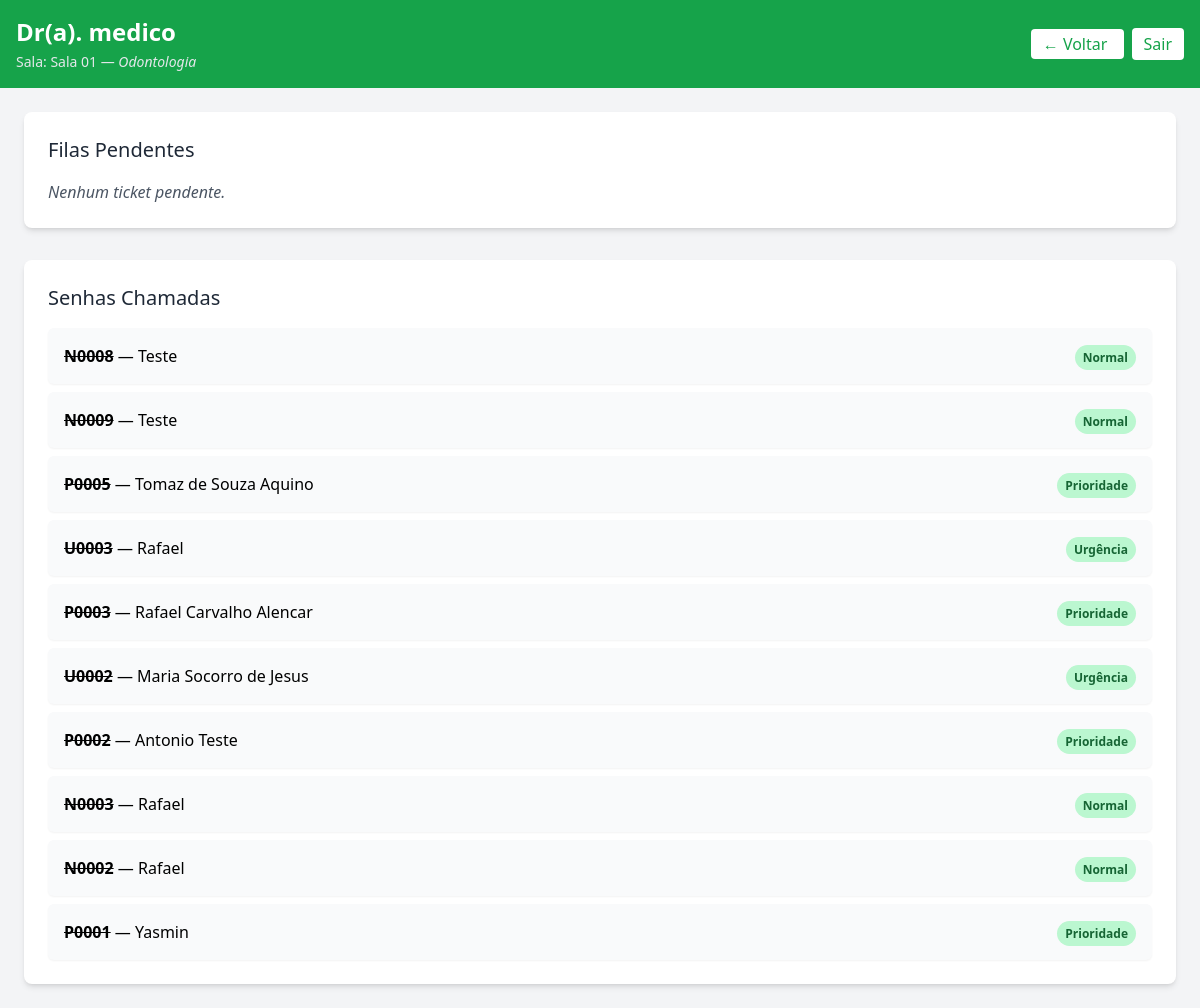
/medico/sala/1/ (signed in), run on an earlier commit of the app's database.
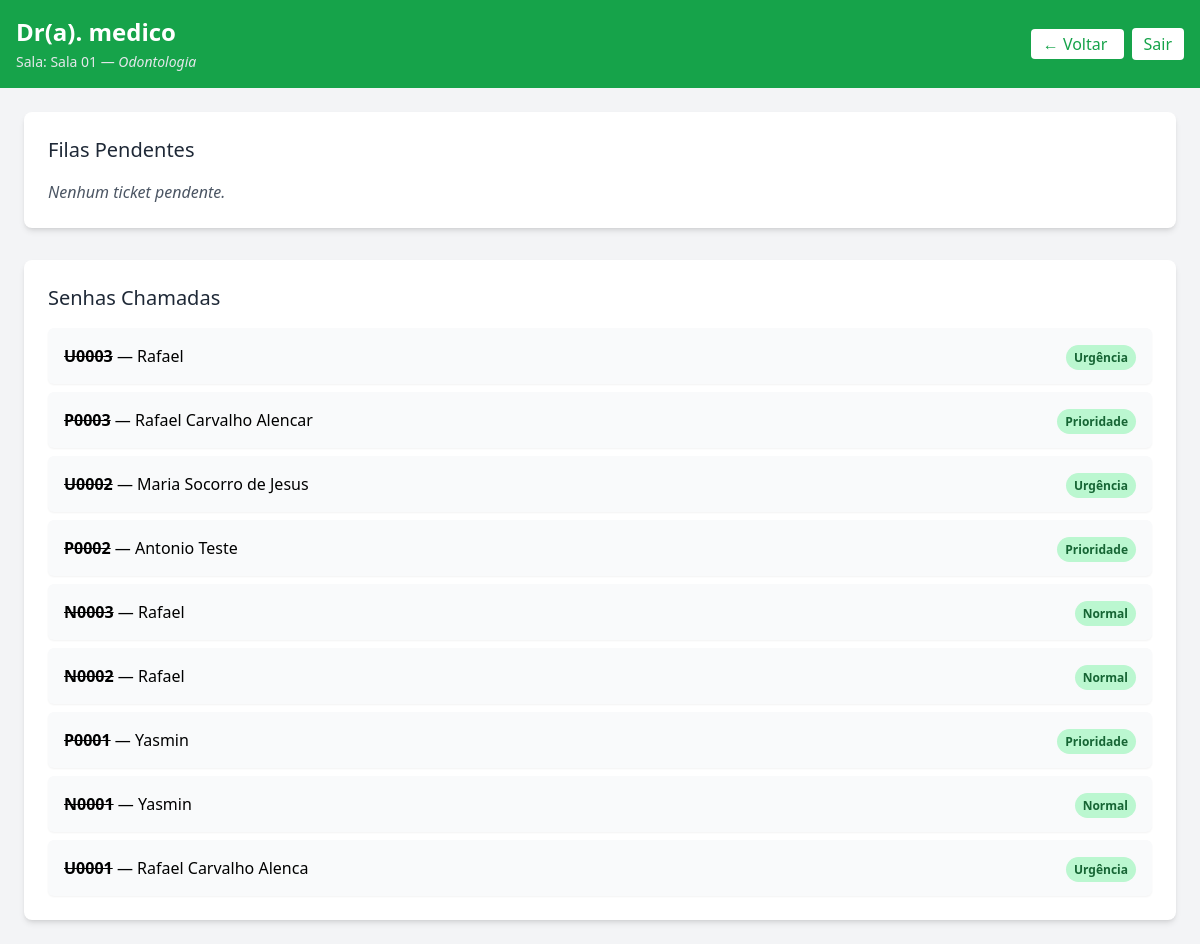
And on a later commit of the database.
### core/models.py (models this page shows, shortened)
class Ticket(models.Model):
    TICKET_TYPES = (
        ('U', 'Urgência'),
        ('P', 'Prioridade'),
        ('N', 'Normal'),
    )
    code = models.CharField(max_length=5, unique=True)
    patient_name = models.CharField(max_length=200)
    ticket_type = models.CharField(max_length=1, choices=TICKET_TYPES)
    issued_at = models.DateTimeField(default=timezone.now)
    called_at = models.DateTimeField(null=True, blank=True)
    room = models.ForeignKey(Sala, on_delete=models.CASCADE)
    is_called = models.BooleanField(default=False)
    class Meta:
        ordering = ['issued_at']

### core/decorators.py (the view)
    def wrapper(request, *args, **kwargs):
        if not request.user.is_authenticated or request.user.role != 'medico':
            raise PermissionDenied
        return view_func(request, *args, **kwargs)

### core/views.py (called while the page is built)
@medico_required
def sala_tickets(request, sala_id):
    sala = get_object_or_404(Sala, id=sala_id)
    tickets_pendentes = Ticket.objects.filter(
        room=sala,
        is_called=False
    ).order_by("issued_at")
    tickets_chamados = Ticket.objects.filter(
        room=sala,
        is_called=True
    ).order_by("-called_at")[:10]
    return render(request, 'medico/sala_tickets.html', {
        'sala': sala,
        'tickets_pendentes': tickets_pendentes,
        'tickets_chamados': tickets_chamados,
    })

### templates/medico/sala_tickets.html (shortened to what this page needs)
{% load static %}
<!DOCTYPE html>
<html class="min-h-screen bg-gray-100">
<head>
  <script src="https://cdn.tailwindcss.com"></script>
</head>
<body class="min-h-screen flex flex-col">
  <header class="bg-green-600 text-white p-4 flex justify-between items-center">
    <div>
      <h1 class="text-2xl font-semibold">Dr(a). {{ request.user.username }}</h1>
      <p class="text-gray-200 mt-1 text-sm">
        Sala: <span class="font-medium">{{ sala.name }}</span> &mdash;
        <span class="italic">{{ sala.especialidade.name }}</span>
      </p>
    </div>
    <div class="space-x-2">
      <a href="{% url 'medico_dashboard' %}"
         class="bg-white text-green-600 px-3 py-1 rounded hover:bg-gray-100 transition">
        ← Voltar
      </a>
      <form method="post" action="{% url 'logout' %}" class="inline">
        <button type="submit"
                class="bg-white text-green-600 px-3 py-1 rounded hover:bg-gray-100 transition">
          Sair
        </button>
      </form>
    </div>
  </header>
  <main class="flex-1 p-6 space-y-8">
<section class="bg-white shadow-md rounded-lg p-6">
  <h2 class="text-xl font-medium text-gray-800 mb-4">Filas Pendentes</h2>
  {% if tickets_pendentes %}
    <ul id="lista-tickets-pendentes" class="space-y-2">
      {% for t in tickets_pendentes %}
        <li id="ticket-{{ t.id }}"
            class="flex justify-between items-center bg-gray-50 p-4 rounded-md shadow-sm">
          <div>
            <span class="font-semibold">{{ t.code }}</span> &mdash; {{ t.patient_name }}
          </div>
          <div class="flex items-center space-x-2">
            <span class="px-2 py-1 text-xs font-semibold rounded-full bg-gray-200 text-gray-800">
              {{ t.get_ticket_type_display }}
            </span>
            <a href="{% url 'chamar_ticket' t.id %}"
               class="bg-red-600 text-white px-3 py-1 rounded hover:bg-red-700 transition">
              Chamar
            </a>
          </div>
        </li>
      {% endfor %}
    </ul>
  {% else %}
    <p class="text-gray-600 italic">Nenhum ticket pendente.</p>
  {% endif %}
</section>
    <section class="bg-white shadow-md rounded-lg p-6">
      <h2 class="text-xl font-medium text-gray-800 mb-4">Senhas Chamadas</h2>
      {% if tickets_chamados %}
        <ul id="lista-tickets-chamados" class="space-y-2">
          {% for t in tickets_chamados %}
            <li id="ticket-chamado-{{ t.id }}"
                class="flex justify-between items-center bg-gray-50 p-4 rounded-md shadow-sm">
              <div>
                <span class="font-semibold line-through">{{ t.code }}</span> &mdash; {{ t.patient_name }}
              </div>
              <div>
                <span class="px-2 py-1 text-xs font-semibold rounded-full bg-green-200 text-green-800">
                  {{ t.get_ticket_type_display }}
                </span>
              </div>
            </li>
          {% endfor %}
        </ul>
      {% else %}
        <p class="text-gray-600 italic">Nenhuma senha chamada ainda.</p>
      {% endif %}
    </section>
  </main>
</body>
</html>

What changed in the data, as far as the page shows it:
removed Ticket: code "N0008", patient_name "Teste", ticket_type "Normal"
removed Ticket: code "N0009", patient_name "Teste", ticket_type "Normal"
removed Ticket: code "P0005", patient_name "Tomaz de Souza Aquino", ticket_type "Prioridade"
now on this page (row unchanged): Ticket: code "N0001", patient_name "Yasmin", ticket_type "Normal"
now on this page (row unchanged): Ticket: code "U0001", patient_name "Rafael Carvalho Alenca", ticket_type "Urgência"
